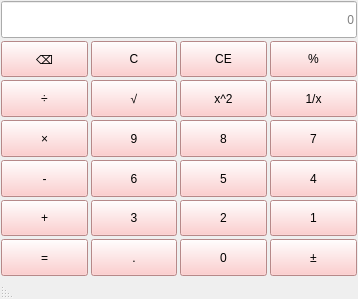
<?xml version="1.0" encoding="UTF-8"?>
<ui version="4.0">
 <class>MainWindow</class>
 <widget class="QMainWindow" name="MainWindow">
  <property name="geometry">
   <rect>
    <x>0</x>
    <y>0</y>
    <width>358</width>
    <height>299</height>
   </rect>
  </property>
  <property name="windowTitle">
   <string>计算器-丁翔-2023414300203</string>
  </property>
  <property name="layoutDirection">
   <enum>Qt::LayoutDirection::RightToLeft</enum>
  </property>
  <property name="styleSheet">
   <string notr="true">QPushButton{
background-color: rgb(255,192,192);
front-size: 24pt;
}

QPushButton:hover{
    background-color:lightgreen;
    color: black
}
QPushButton:pressed{
    background-color:red;
    color: black
}
QLineEdit{
front-size:48pt;
}
</string>
  </property>
  <widget class="QWidget" name="centralwidget">
   <layout class="QVBoxLayout" name="verticalLayout">
    <property name="spacing">
     <number>3</number>
    </property>
    <property name="leftMargin">
     <number>1</number>
    </property>
    <property name="topMargin">
     <number>1</number>
    </property>
    <property name="rightMargin">
     <number>1</number>
    </property>
    <property name="bottomMargin">
     <number>1</number>
    </property>
    <item>
     <layout class="QGridLayout" name="gridLayout">
      <item row="0" column="0" colspan="4">
       <widget class="QLineEdit" name="display">
        <property name="sizePolicy">
         <sizepolicy hsizetype="Expanding" vsizetype="Minimum">
          <horstretch>0</horstretch>
          <verstretch>0</verstretch>
         </sizepolicy>
        </property>
        <property name="alignment">
         <set>Qt::AlignmentFlag::AlignRight|Qt::AlignmentFlag::AlignTrailing|Qt::AlignmentFlag::AlignVCenter</set>
        </property>
        <property name="placeholderText">
         <string>0</string>
        </property>
       </widget>
      </item>
      <item row="1" column="0">
       <widget class="QPushButton" name="btnPercentage">
        <property name="sizePolicy">
         <sizepolicy hsizetype="Minimum" vsizetype="Minimum">
          <horstretch>0</horstretch>
          <verstretch>0</verstretch>
         </sizepolicy>
        </property>
        <property name="styleSheet">
         <string notr="true">font: 700 9pt &quot;Microsoft YaHei UI&quot;;</string>
        </property>
        <property name="text">
         <string>%</string>
        </property>
       </widget>
      </item>
      <item row="1" column="1">
       <widget class="QPushButton" name="btnClearAll">
        <property name="sizePolicy">
         <sizepolicy hsizetype="Minimum" vsizetype="Minimum">
          <horstretch>0</horstretch>
          <verstretch>0</verstretch>
         </sizepolicy>
        </property>
        <property name="text">
         <string>CE</string>
        </property>
       </widget>
      </item>
      <item row="1" column="2">
       <widget class="QPushButton" name="btnClear">
        <property name="sizePolicy">
         <sizepolicy hsizetype="Minimum" vsizetype="Minimum">
          <horstretch>0</horstretch>
          <verstretch>0</verstretch>
         </sizepolicy>
        </property>
        <property name="text">
         <string>C</string>
        </property>
       </widget>
      </item>
      <item row="1" column="3">
       <widget class="QPushButton" name="btnDel">
        <property name="sizePolicy">
         <sizepolicy hsizetype="Minimum" vsizetype="Minimum">
          <horstretch>0</horstretch>
          <verstretch>0</verstretch>
         </sizepolicy>
        </property>
        <property name="text">
         <string>⌫</string>
        </property>
       </widget>
      </item>
      <item row="2" column="0">
       <widget class="QPushButton" name="btnInverse">
        <property name="sizePolicy">
         <sizepolicy hsizetype="Minimum" vsizetype="Minimum">
          <horstretch>0</horstretch>
          <verstretch>0</verstretch>
         </sizepolicy>
        </property>
        <property name="text">
         <string>1/x</string>
        </property>
       </widget>
      </item>
      <item row="2" column="1">
       <widget class="QPushButton" name="btnSquare">
        <property name="sizePolicy">
         <sizepolicy hsizetype="Minimum" vsizetype="Minimum">
          <horstretch>0</horstretch>
          <verstretch>0</verstretch>
         </sizepolicy>
        </property>
        <property name="text">
         <string>x^2</string>
        </property>
       </widget>
      </item>
      <item row="2" column="2">
       <widget class="QPushButton" name="btnSqrt">
        <property name="sizePolicy">
         <sizepolicy hsizetype="Minimum" vsizetype="Minimum">
          <horstretch>0</horstretch>
          <verstretch>0</verstretch>
         </sizepolicy>
        </property>
        <property name="text">
         <string>√</string>
        </property>
       </widget>
      </item>
      <item row="2" column="3">
       <widget class="QPushButton" name="btnDivide">
        <property name="sizePolicy">
         <sizepolicy hsizetype="Minimum" vsizetype="Minimum">
          <horstretch>0</horstretch>
          <verstretch>0</verstretch>
         </sizepolicy>
        </property>
        <property name="text">
         <string>÷</string>
        </property>
       </widget>
      </item>
      <item row="3" column="0">
       <widget class="QPushButton" name="btnNum7">
        <property name="sizePolicy">
         <sizepolicy hsizetype="Minimum" vsizetype="Minimum">
          <horstretch>0</horstretch>
          <verstretch>0</verstretch>
         </sizepolicy>
        </property>
        <property name="text">
         <string>7</string>
        </property>
       </widget>
      </item>
      <item row="3" column="1">
       <widget class="QPushButton" name="btnNum8">
        <property name="sizePolicy">
         <sizepolicy hsizetype="Minimum" vsizetype="Minimum">
          <horstretch>0</horstretch>
          <verstretch>0</verstretch>
         </sizepolicy>
        </property>
        <property name="text">
         <string>8</string>
        </property>
       </widget>
      </item>
      <item row="3" column="2">
       <widget class="QPushButton" name="btnNum9">
        <property name="sizePolicy">
         <sizepolicy hsizetype="Minimum" vsizetype="Minimum">
          <horstretch>0</horstretch>
          <verstretch>0</verstretch>
         </sizepolicy>
        </property>
        <property name="text">
         <string>9</string>
        </property>
       </widget>
      </item>
      <item row="3" column="3">
       <widget class="QPushButton" name="btnMultiple">
        <property name="sizePolicy">
         <sizepolicy hsizetype="Minimum" vsizetype="Minimum">
          <horstretch>0</horstretch>
          <verstretch>0</verstretch>
         </sizepolicy>
        </property>
        <property name="text">
         <string>×</string>
        </property>
       </widget>
      </item>
      <item row="4" column="0">
       <widget class="QPushButton" name="btnNum4">
        <property name="sizePolicy">
         <sizepolicy hsizetype="Minimum" vsizetype="Minimum">
          <horstretch>0</horstretch>
          <verstretch>0</verstretch>
         </sizepolicy>
        </property>
        <property name="text">
         <string>4</string>
        </property>
       </widget>
      </item>
      <item row="4" column="1">
       <widget class="QPushButton" name="btnNum5">
        <property name="sizePolicy">
         <sizepolicy hsizetype="Minimum" vsizetype="Minimum">
          <horstretch>0</horstretch>
          <verstretch>0</verstretch>
         </sizepolicy>
        </property>
        <property name="text">
         <string>5</string>
        </property>
       </widget>
      </item>
      <item row="4" column="2">
       <widget class="QPushButton" name="btnNum6">
        <property name="sizePolicy">
         <sizepolicy hsizetype="Minimum" vsizetype="Minimum">
          <horstretch>0</horstretch>
          <verstretch>0</verstretch>
         </sizepolicy>
        </property>
        <property name="text">
         <string>6</string>
        </property>
       </widget>
      </item>
      <item row="4" column="3">
       <widget class="QPushButton" name="btnMinus">
        <property name="sizePolicy">
         <sizepolicy hsizetype="Minimum" vsizetype="Minimum">
          <horstretch>0</horstretch>
          <verstretch>0</verstretch>
         </sizepolicy>
        </property>
        <property name="text">
         <string>-</string>
        </property>
       </widget>
      </item>
      <item row="5" column="0">
       <widget class="QPushButton" name="btnNum1">
        <property name="sizePolicy">
         <sizepolicy hsizetype="Minimum" vsizetype="Minimum">
          <horstretch>0</horstretch>
          <verstretch>0</verstretch>
         </sizepolicy>
        </property>
        <property name="text">
         <string>1</string>
        </property>
       </widget>
      </item>
      <item row="5" column="1">
       <widget class="QPushButton" name="btnNum2">
        <property name="sizePolicy">
         <sizepolicy hsizetype="Minimum" vsizetype="Minimum">
          <horstretch>0</horstretch>
          <verstretch>0</verstretch>
         </sizepolicy>
        </property>
        <property name="text">
         <string>2</string>
        </property>
       </widget>
      </item>
      <item row="5" column="2">
       <widget class="QPushButton" name="btnNum3">
        <property name="sizePolicy">
         <sizepolicy hsizetype="Minimum" vsizetype="Minimum">
          <horstretch>0</horstretch>
          <verstretch>0</verstretch>
         </sizepolicy>
        </property>
        <property name="text">
         <string>3</string>
        </property>
       </widget>
      </item>
      <item row="5" column="3">
       <widget class="QPushButton" name="btnPlus">
        <property name="sizePolicy">
         <sizepolicy hsizetype="Minimum" vsizetype="Minimum">
          <horstretch>0</horstretch>
          <verstretch>0</verstretch>
         </sizepolicy>
        </property>
        <property name="text">
         <string>+</string>
        </property>
       </widget>
      </item>
      <item row="6" column="0">
       <widget class="QPushButton" name="btnSign">
        <property name="sizePolicy">
         <sizepolicy hsizetype="Minimum" vsizetype="Minimum">
          <horstretch>0</horstretch>
          <verstretch>0</verstretch>
         </sizepolicy>
        </property>
        <property name="text">
         <string>±</string>
        </property>
       </widget>
      </item>
      <item row="6" column="1">
       <widget class="QPushButton" name="btnNum0">
        <property name="sizePolicy">
         <sizepolicy hsizetype="Minimum" vsizetype="Minimum">
          <horstretch>0</horstretch>
          <verstretch>0</verstretch>
         </sizepolicy>
        </property>
        <property name="text">
         <string>0</string>
        </property>
       </widget>
      </item>
      <item row="6" column="2">
       <widget class="QPushButton" name="btnPeriod">
        <property name="sizePolicy">
         <sizepolicy hsizetype="Minimum" vsizetype="Minimum">
          <horstretch>0</horstretch>
          <verstretch>0</verstretch>
         </sizepolicy>
        </property>
        <property name="text">
         <string>.</string>
        </property>
       </widget>
      </item>
      <item row="6" column="3">
       <widget class="QPushButton" name="btnEqual">
        <property name="sizePolicy">
         <sizepolicy hsizetype="Minimum" vsizetype="Minimum">
          <horstretch>0</horstretch>
          <verstretch>0</verstretch>
         </sizepolicy>
        </property>
        <property name="text">
         <string>=</string>
        </property>
       </widget>
      </item>
     </layout>
    </item>
   </layout>
  </widget>
  <widget class="QMenuBar" name="menubar">
   <property name="geometry">
    <rect>
     <x>0</x>
     <y>0</y>
     <width>358</width>
     <height>24</height>
    </rect>
   </property>
  </widget>
  <widget class="QStatusBar" name="statusbar"/>
 </widget>
 <resources/>
 <connections/>
</ui>
